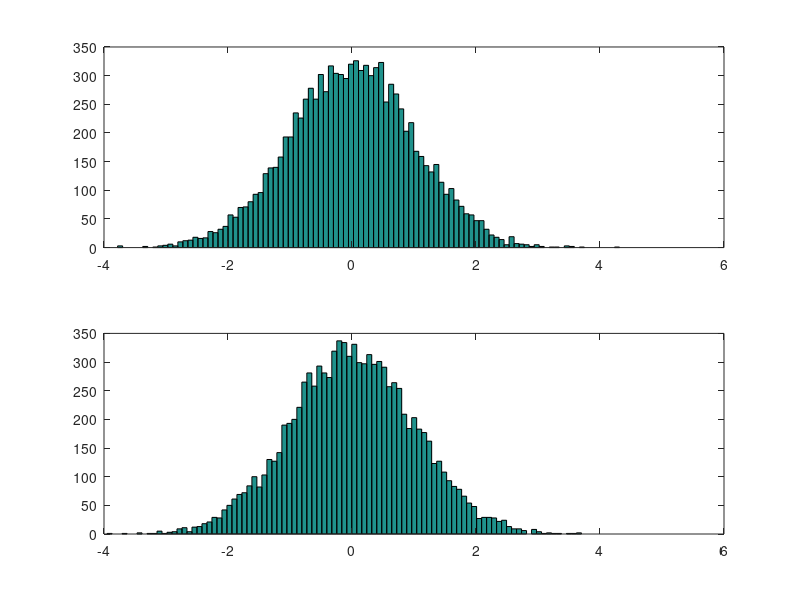

The MATLAB source for this figure: (Note: this script raises an error after producing the figure.)
clear; close all; clc;

data1 = normrnd(0,1,[10000,1]);
data2 = normrnd(0,1,[10000,1]);

subplot(2,1,1)
hist(data1,100);
xdim = xlim;
subplot(2,1,2)
hist(data2,100);
xlim([xdim])

[gCNR] = computeContrastMetrics(data1,data2);

title(gCNR)